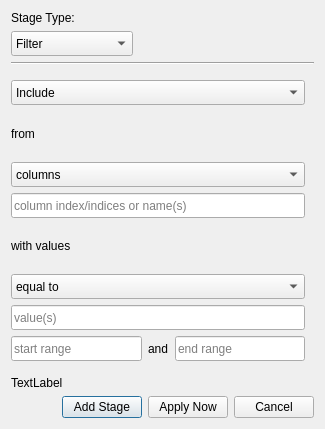
<?xml version="1.0" encoding="UTF-8"?>
<ui version="4.0">
 <class>PipelineDialog</class>
 <widget class="QDialog" name="PipelineDialog">
  <property name="geometry">
   <rect>
    <x>0</x>
    <y>0</y>
    <width>325</width>
    <height>429</height>
   </rect>
  </property>
  <property name="sizePolicy">
   <sizepolicy hsizetype="Preferred" vsizetype="Minimum">
    <horstretch>0</horstretch>
    <verstretch>0</verstretch>
   </sizepolicy>
  </property>
  <property name="windowTitle">
   <string>Add Pipeline Stage</string>
  </property>
  <layout class="QVBoxLayout" name="verticalLayout_2">
   <item>
    <widget class="QLabel" name="label_7">
     <property name="text">
      <string>Stage Type:</string>
     </property>
    </widget>
   </item>
   <item>
    <layout class="QHBoxLayout" name="horizontalLayout_5">
     <item>
      <widget class="QComboBox" name="typeSelector">
       <property name="minimumSize">
        <size>
         <width>0</width>
         <height>25</height>
        </size>
       </property>
       <item>
        <property name="text">
         <string>Filter</string>
        </property>
       </item>
       <item>
        <property name="text">
         <string>Select</string>
        </property>
       </item>
       <item>
        <property name="text">
         <string>Rename Column</string>
        </property>
       </item>
       <item>
        <property name="text">
         <string>Group By</string>
        </property>
       </item>
       <item>
        <property name="text">
         <string>Transpose</string>
        </property>
       </item>
      </widget>
     </item>
     <item>
      <spacer name="horizontalSpacer_2">
       <property name="orientation">
        <enum>Qt::Horizontal</enum>
       </property>
       <property name="sizeHint" stdset="0">
        <size>
         <width>40</width>
         <height>20</height>
        </size>
       </property>
      </spacer>
     </item>
    </layout>
   </item>
   <item>
    <widget class="Line" name="line">
     <property name="orientation">
      <enum>Qt::Horizontal</enum>
     </property>
    </widget>
   </item>
   <item>
    <widget class="QStackedWidget" name="pipelineStack">
     <property name="sizePolicy">
      <sizepolicy hsizetype="Preferred" vsizetype="Minimum">
       <horstretch>0</horstretch>
       <verstretch>0</verstretch>
      </sizepolicy>
     </property>
     <property name="currentIndex">
      <number>0</number>
     </property>
     <widget class="QWidget" name="filterPage">
      <layout class="QVBoxLayout" name="verticalLayout_3">
       <property name="leftMargin">
        <number>0</number>
       </property>
       <item>
        <widget class="QComboBox" name="modeCombo">
         <property name="sizePolicy">
          <sizepolicy hsizetype="Preferred" vsizetype="Preferred">
           <horstretch>0</horstretch>
           <verstretch>0</verstretch>
          </sizepolicy>
         </property>
         <property name="minimumSize">
          <size>
           <width>100</width>
           <height>25</height>
          </size>
         </property>
         <property name="maximumSize">
          <size>
           <width>16777215</width>
           <height>25</height>
          </size>
         </property>
         <item>
          <property name="text">
           <string>Include</string>
          </property>
         </item>
         <item>
          <property name="text">
           <string>Exclude</string>
          </property>
         </item>
        </widget>
       </item>
       <item>
        <widget class="QLabel" name="label_6">
         <property name="text">
          <string>from</string>
         </property>
        </widget>
       </item>
       <item>
        <widget class="QComboBox" name="axisCombo">
         <property name="sizePolicy">
          <sizepolicy hsizetype="Preferred" vsizetype="Preferred">
           <horstretch>0</horstretch>
           <verstretch>0</verstretch>
          </sizepolicy>
         </property>
         <property name="minimumSize">
          <size>
           <width>100</width>
           <height>25</height>
          </size>
         </property>
         <property name="maximumSize">
          <size>
           <width>16777215</width>
           <height>25</height>
          </size>
         </property>
         <item>
          <property name="text">
           <string>columns</string>
          </property>
         </item>
         <item>
          <property name="text">
           <string>all cells</string>
          </property>
         </item>
        </widget>
       </item>
       <item>
        <widget class="QLineEdit" name="indexEdit">
         <property name="sizePolicy">
          <sizepolicy hsizetype="Preferred" vsizetype="Fixed">
           <horstretch>0</horstretch>
           <verstretch>0</verstretch>
          </sizepolicy>
         </property>
         <property name="minimumSize">
          <size>
           <width>100</width>
           <height>25</height>
          </size>
         </property>
         <property name="maximumSize">
          <size>
           <width>16777215</width>
           <height>16777215</height>
          </size>
         </property>
         <property name="placeholderText">
          <string>column index/indices or name(s)</string>
         </property>
        </widget>
       </item>
       <item>
        <widget class="QLabel" name="label">
         <property name="text">
          <string>with values</string>
         </property>
        </widget>
       </item>
       <item>
        <widget class="QComboBox" name="operationCombo">
         <property name="sizePolicy">
          <sizepolicy hsizetype="Preferred" vsizetype="Preferred">
           <horstretch>0</horstretch>
           <verstretch>0</verstretch>
          </sizepolicy>
         </property>
         <property name="minimumSize">
          <size>
           <width>100</width>
           <height>25</height>
          </size>
         </property>
         <property name="maximumSize">
          <size>
           <width>16777215</width>
           <height>25</height>
          </size>
         </property>
         <item>
          <property name="text">
           <string>equal to</string>
          </property>
         </item>
         <item>
          <property name="text">
           <string>not equal to</string>
          </property>
         </item>
         <item>
          <property name="text">
           <string>less than</string>
          </property>
         </item>
         <item>
          <property name="text">
           <string>less than or equal to</string>
          </property>
         </item>
         <item>
          <property name="text">
           <string>greater than</string>
          </property>
         </item>
         <item>
          <property name="text">
           <string>greater than or equal to</string>
          </property>
         </item>
         <item>
          <property name="text">
           <string>in</string>
          </property>
         </item>
         <item>
          <property name="text">
           <string>between</string>
          </property>
         </item>
        </widget>
       </item>
       <item>
        <layout class="QVBoxLayout" name="verticalLayout">
         <item>
          <widget class="QLineEdit" name="valueEdit">
           <property name="sizePolicy">
            <sizepolicy hsizetype="Preferred" vsizetype="Fixed">
             <horstretch>0</horstretch>
             <verstretch>0</verstretch>
            </sizepolicy>
           </property>
           <property name="minimumSize">
            <size>
             <width>120</width>
             <height>25</height>
            </size>
           </property>
           <property name="placeholderText">
            <string>value(s)</string>
           </property>
          </widget>
         </item>
         <item>
          <layout class="QHBoxLayout" name="rangeEditor">
           <item>
            <widget class="QLineEdit" name="rangeFromEdit">
             <property name="sizePolicy">
              <sizepolicy hsizetype="MinimumExpanding" vsizetype="Fixed">
               <horstretch>0</horstretch>
               <verstretch>0</verstretch>
              </sizepolicy>
             </property>
             <property name="minimumSize">
              <size>
               <width>100</width>
               <height>25</height>
              </size>
             </property>
             <property name="placeholderText">
              <string>start range</string>
             </property>
            </widget>
           </item>
           <item>
            <widget class="QLabel" name="toLabel">
             <property name="text">
              <string>and</string>
             </property>
            </widget>
           </item>
           <item>
            <widget class="QLineEdit" name="rangeToEdit">
             <property name="sizePolicy">
              <sizepolicy hsizetype="MinimumExpanding" vsizetype="Fixed">
               <horstretch>0</horstretch>
               <verstretch>0</verstretch>
              </sizepolicy>
             </property>
             <property name="minimumSize">
              <size>
               <width>100</width>
               <height>25</height>
              </size>
             </property>
             <property name="placeholderText">
              <string>end range</string>
             </property>
            </widget>
           </item>
          </layout>
         </item>
        </layout>
       </item>
      </layout>
     </widget>
     <widget class="QWidget" name="page_2">
      <layout class="QVBoxLayout" name="verticalLayout_6">
       <item>
        <widget class="QLabel" name="label_4">
         <property name="text">
          <string>Keep</string>
         </property>
        </widget>
       </item>
       <item>
        <widget class="QComboBox" name="selectAxisCombo">
         <item>
          <property name="text">
           <string>rows</string>
          </property>
         </item>
         <item>
          <property name="text">
           <string>columns</string>
          </property>
         </item>
        </widget>
       </item>
       <item>
        <widget class="QLabel" name="label_9">
         <property name="text">
          <string>with name(s) or index(es)</string>
         </property>
        </widget>
       </item>
       <item>
        <widget class="QLineEdit" name="selectIndexEdit"/>
       </item>
       <item>
        <spacer name="verticalSpacer_2">
         <property name="orientation">
          <enum>Qt::Vertical</enum>
         </property>
         <property name="sizeHint" stdset="0">
          <size>
           <width>20</width>
           <height>40</height>
          </size>
         </property>
        </spacer>
       </item>
      </layout>
     </widget>
     <widget class="QWidget" name="renamePage">
      <layout class="QVBoxLayout" name="verticalLayout_4">
       <item>
        <widget class="QLabel" name="label_2">
         <property name="sizePolicy">
          <sizepolicy hsizetype="Preferred" vsizetype="Fixed">
           <horstretch>0</horstretch>
           <verstretch>0</verstretch>
          </sizepolicy>
         </property>
         <property name="text">
          <string>Rename Column</string>
         </property>
        </widget>
       </item>
       <item>
        <widget class="QLineEdit" name="renameOriginalColumn">
         <property name="sizePolicy">
          <sizepolicy hsizetype="Expanding" vsizetype="Fixed">
           <horstretch>0</horstretch>
           <verstretch>0</verstretch>
          </sizepolicy>
         </property>
         <property name="placeholderText">
          <string>original column (name or index)</string>
         </property>
        </widget>
       </item>
       <item>
        <widget class="QLabel" name="label_3">
         <property name="sizePolicy">
          <sizepolicy hsizetype="Minimum" vsizetype="Fixed">
           <horstretch>0</horstretch>
           <verstretch>0</verstretch>
          </sizepolicy>
         </property>
         <property name="text">
          <string>to</string>
         </property>
        </widget>
       </item>
       <item>
        <widget class="QLineEdit" name="renameNewColumn">
         <property name="sizePolicy">
          <sizepolicy hsizetype="Expanding" vsizetype="Fixed">
           <horstretch>0</horstretch>
           <verstretch>0</verstretch>
          </sizepolicy>
         </property>
         <property name="placeholderText">
          <string>new column name</string>
         </property>
        </widget>
       </item>
       <item>
        <spacer name="verticalSpacer">
         <property name="orientation">
          <enum>Qt::Vertical</enum>
         </property>
         <property name="sizeHint" stdset="0">
          <size>
           <width>20</width>
           <height>40</height>
          </size>
         </property>
        </spacer>
       </item>
      </layout>
     </widget>
     <widget class="QWidget" name="page">
      <layout class="QVBoxLayout" name="verticalLayout_8">
       <item>
        <widget class="QLabel" name="label_5">
         <property name="text">
          <string>Group by columns</string>
         </property>
        </widget>
       </item>
       <item>
        <widget class="QLineEdit" name="groupByColumnEdit"/>
       </item>
       <item>
        <widget class="QCheckBox" name="havingCheckBox">
         <property name="text">
          <string>Having values</string>
         </property>
        </widget>
       </item>
       <item>
        <widget class="QWidget" name="havingLayout" native="true">
         <property name="enabled">
          <bool>false</bool>
         </property>
         <layout class="QVBoxLayout" name="verticalLayout_7">
          <property name="leftMargin">
           <number>0</number>
          </property>
          <property name="topMargin">
           <number>0</number>
          </property>
          <property name="rightMargin">
           <number>0</number>
          </property>
          <property name="bottomMargin">
           <number>0</number>
          </property>
          <item>
           <widget class="QComboBox" name="comboBox_2"/>
          </item>
          <item>
           <widget class="QLineEdit" name="lineEdit_2"/>
          </item>
          <item>
           <layout class="QHBoxLayout" name="horizontalLayout_3">
            <item>
             <widget class="QLineEdit" name="lineEdit_3"/>
            </item>
            <item>
             <widget class="QLabel" name="label_11">
              <property name="text">
               <string>to</string>
              </property>
             </widget>
            </item>
            <item>
             <widget class="QLineEdit" name="lineEdit_4"/>
            </item>
           </layout>
          </item>
         </layout>
        </widget>
       </item>
       <item>
        <spacer name="verticalSpacer_3">
         <property name="orientation">
          <enum>Qt::Vertical</enum>
         </property>
         <property name="sizeHint" stdset="0">
          <size>
           <width>20</width>
           <height>40</height>
          </size>
         </property>
        </spacer>
       </item>
      </layout>
     </widget>
     <widget class="QWidget" name="page_3">
      <layout class="QVBoxLayout" name="verticalLayout_5">
       <item>
        <widget class="QLabel" name="label_8">
         <property name="text">
          <string>Transpose</string>
         </property>
        </widget>
       </item>
      </layout>
     </widget>
    </widget>
   </item>
   <item>
    <widget class="QLabel" name="errorLabel">
     <property name="text">
      <string>TextLabel</string>
     </property>
    </widget>
   </item>
   <item>
    <layout class="QHBoxLayout" name="horizontalLayout_2">
     <item>
      <spacer name="horizontalSpacer">
       <property name="orientation">
        <enum>Qt::Horizontal</enum>
       </property>
       <property name="sizeHint" stdset="0">
        <size>
         <width>40</width>
         <height>20</height>
        </size>
       </property>
      </spacer>
     </item>
     <item>
      <widget class="QPushButton" name="addStageButton">
       <property name="text">
        <string>Add Stage</string>
       </property>
      </widget>
     </item>
     <item>
      <widget class="QPushButton" name="applyNowButton">
       <property name="text">
        <string>Apply Now</string>
       </property>
      </widget>
     </item>
     <item>
      <widget class="QPushButton" name="cancelButton">
       <property name="text">
        <string>Cancel</string>
       </property>
      </widget>
     </item>
    </layout>
   </item>
  </layout>
 </widget>
 <resources/>
 <connections>
  <connection>
   <sender>havingCheckBox</sender>
   <signal>toggled(bool)</signal>
   <receiver>havingLayout</receiver>
   <slot>setEnabled(bool)</slot>
   <hints>
    <hint type="sourcelabel">
     <x>95</x>
     <y>170</y>
    </hint>
    <hint type="destinationlabel">
     <x>144</x>
     <y>228</y>
    </hint>
   </hints>
  </connection>
 </connections>
</ui>
